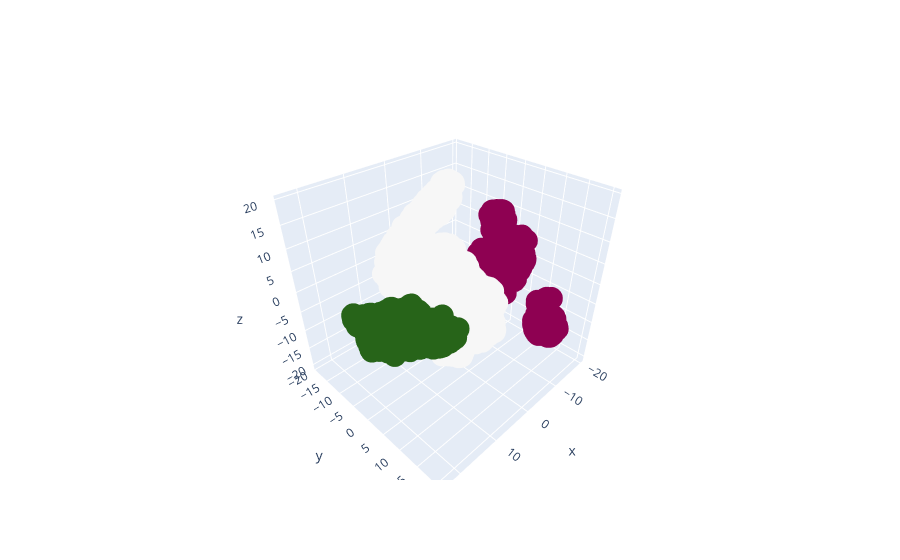

Notebook code for this chart:
### Code cell
TSNE_features = t.fit_transform(data_DBSCAN)
fig = go.Figure(data=[go.Scatter3d(x=TSNE_features[:, 0], y=TSNE_features[:, 1], z=TSNE_features[:, 2],
                                   mode='markers', marker_color=data_DBSCAN['Cluster'])])
fig.show()

### Figure 1 — Plotly figure (JSON) as saved in the notebook; plotly's stock layout.template omitted (floating-point values rounded to 4 significant figures; data arrays with more than 128 entries replaced by an {"elided": "..."} marker saying what was removed)
{"data": [{"marker": {"color": {"elided": "2976 int values"}}, "mode": "markers", "type": "scatter3d", "x": {"elided": "2976 float values"}, "y": {"elided": "2976 float values"}, "z": {"elided": "2976 float values"}}], "layout": {}}
